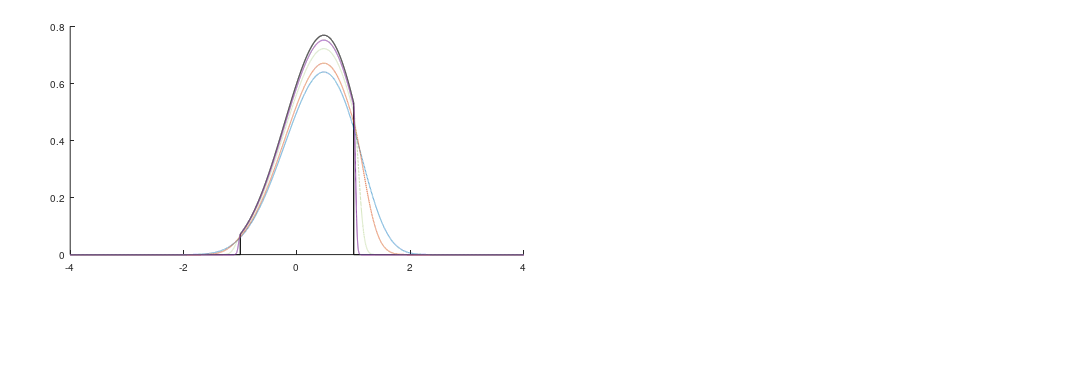

The MATLAB script that drew this image: (Note: this script raises an error after producing the figure.)

clear; clc; close all;

%% Common settings
colors = [0.00 0.45 0.74;
          0.85 0.32 0.10;
          0.47 0.67 0.19;
          0.55 0.25 0.64];

styles = {'--','-.',':','-'};
red = [0.86 0.10 0.12];

%% Left and Right Bound
a = -1;
b = 1;

gamma_plot = [1, 0.1, 0.01, 0.001];
gammas = logspace(0, -3, 60);

% Fine spatial grid
x = linspace(-4, 4, 20001);
dx = x(2) - x(1);

% Potential and unnormalized density
f = @(x) x.^2 + x.^4/8 - x;
w = exp(-f(x));

% Distance to K = [a,b]
distK = max(a-x, 0) + max(x-b, 0);

%% Constrained target density
p = w .* (x >= a & x <= b);
p = p / trapz(x, p);

% Target CDF
F = cumtrapz(x, p);
F = F / F(end);

%% Quantile grid for computing W2
t = linspace(1e-7, 1-1e-7, 100000);

% Unique CDF values for inverse interpolation
[F_unique, idx] = unique(F, 'stable');
x_unique = x(idx);

Finv = interp1(F_unique, x_unique, t, ...
               'linear', 'extrap');

%% Compute W2 for different gamma
W2 = zeros(size(gammas));

for k = 1:length(gammas)
    gamma = gammas(k);

    % Penalized density
    q = w .* exp(-distK.^2/(2*gamma));
    q = q / trapz(x, q);

    % Penalized CDF
    G = cumtrapz(x, q);
    G = G / G(end);

    [G_unique, idx] = unique(G, 'stable');
    xG = x(idx);

    Ginv = interp1(G_unique, xG, t, ...
                   'linear', 'extrap');

    % One-dimensional W2
    W2(k) = sqrt(trapz(t, (Finv-Ginv).^2));
end

%% 1 x 2 Figure
% Extra vertical room for two-line subcaption
fig = figure('Color','w','Units','inches', ...
    'Position',[1 1 15 5.2], ...
    'PaperPositionMode','auto');

%% Left subplot: densities
ax1 = axes('Parent',fig,'Units','normalized', ...
    'Position',[0.065 0.32 0.42 0.61]);
hold(ax1,'on');

plot(ax1, x, p, 'k-', 'LineWidth', 1.2, ...
    'DisplayName', '\pi(x)');

for k = 1:length(gamma_plot)
    gamma = gamma_plot(k);

    q = w .* exp(-distK.^2/(2*gamma));
    q = q / trapz(x, q);

    plot(ax1, x, q, ...
        'Color',colors(k,:), ...
        'LineStyle',styles{k}, ...
        'LineWidth',1.10, ...
        'DisplayName', ...
        sprintf('\\pi^\\gamma(x), \\gamma= %.3g',gamma));
end

xline(ax1,a,'k:', 'HandleVisibility','off');
xline(ax1,b,'k:', 'HandleVisibility','off');

xlabel(ax1,'$x$', 'Interpreter','latex');
ylabel(ax1,'Density', 'Interpreter','latex');

legend(ax1,'Location','northwest');
xlim(ax1,[-2.5 2.5]);

grid(ax1,'on');
box(ax1,'on');
set(ax1,'FontSize',12);

%% Right subplot: Wasserstein distance
ax2 = axes('Parent',fig,'Units','normalized', ...
    'Position',[0.575 0.32 0.39 0.61]);
hold(ax2,'on');

semilogx(ax2,gammas,W2,'b-', ...
    'LineWidth',1.2);

% % Reference O(sqrt(gamma))
% C = W2(end)/sqrt(gammas(end));
% 
% semilogx(ax2,gammas,C*sqrt(gammas), ...
%     'r--','LineWidth',1.2);

xlabel(ax2,'$\gamma$','Interpreter','latex');
ylabel(ax2,'$W_2(\pi,\pi^\gamma)$', ...
       'Interpreter','latex');

legend(ax2, ...
    '$W_2(\pi,\pi^\gamma)$', ...
    '$C\sqrt{\gamma}$', ...
    'Interpreter','latex', ...
    'Location','northeast');

% Explicitly enforce logarithmic gamma axis
set(ax2, ...
    'XScale', 'log', ...
    'XDir', 'reverse', ...
    'XLim', [1e-3 1], ...
    'XTick', [1e-3 1e-2 1e-1 1], ...
    'FontSize', 12);

grid(ax2,'on');
box(ax2,'on');

%% LaTeX subcaptions below plots

% (a) Two-line subcaption
% Each cell in String becomes a separate line.
captionA = { ...
    ['(a) Target constrained density ' ...
     '$\pi(x)\propto e^{-x^2-\frac{x^4}{8}+x}' ...
     '\mathbf{1}_{\mathcal{K}}(x)$;'], ...
    ['Approximated density ' ...
     '$\pi^\gamma(x)' ...
     '\propto e^{-x^2-\frac{x^4}{8}+x-' ...
     '(2\gamma)^{-1}\|x-\mathcal{P}_{\mathcal{K}}(x)\|^2}$'] ...
    };

annotation(fig,'textbox', ...
    [0.025 0.07 0.50 0.15], ...
    'String',captionA, ...
    'Interpreter','latex', ...
    'FontSize',18, ...
    'HorizontalAlignment','center', ...
    'VerticalAlignment','middle', ...
    'EdgeColor','none', ...
    'FitBoxToText','off');

% (b) Wasserstein subcaption
annotation(fig,'textbox', ...
    [0.575 0.10 0.39 0.08], ...
    'String','(b) 2-Wasserstein Distance', ...
    'Interpreter','latex', ...
    'FontSize',18, ...
    'HorizontalAlignment','center', ...
    'VerticalAlignment','middle', ...
    'EdgeColor','none', ...
    'FitBoxToText','off');

%% Display numerical results
fprintf('     gamma          W2\n');
fprintf('--------------------------\n');

for k = 1:length(gammas)
    fprintf('%12.6f    %12.8f\n',gammas(k),W2(k));
end
